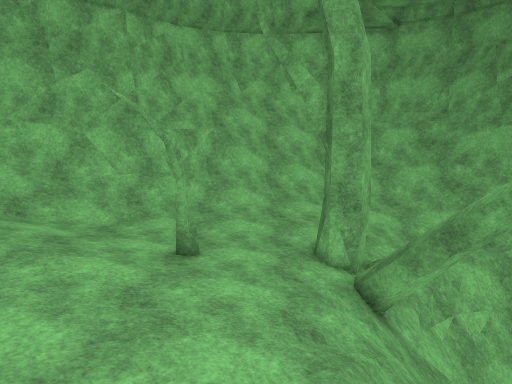
view 1 (above)

14 first-person views from a walk through a Godot game level. The camera is 1.3 m above the floor, tilts 12° down and sees 70° across. The floor is counted in squares, 0.5 m on a side. Each view is taken from the middle of a square. On the plan, view 1 faces up. The plan holds only what a view shows up to about 20 squares ahead; the rest is blank. The place goes on beyond the plan. Surface patterns are stand-ins for the level's own textures.

view 2
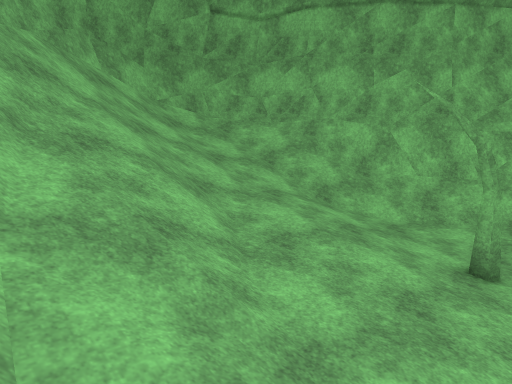

view 3
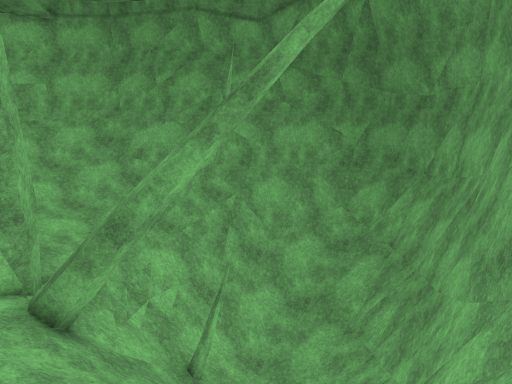

view 4
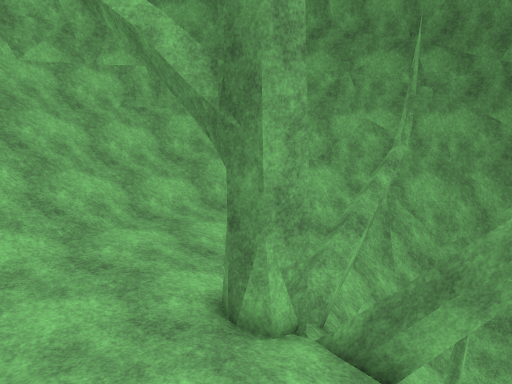

view 5
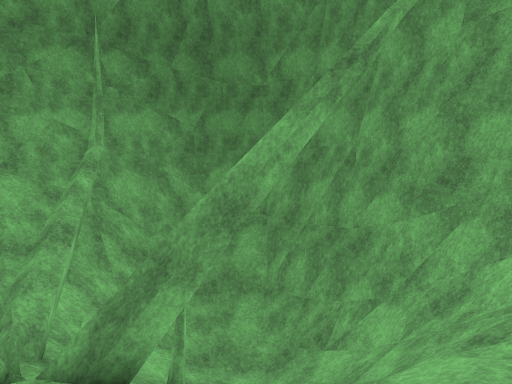

view 6
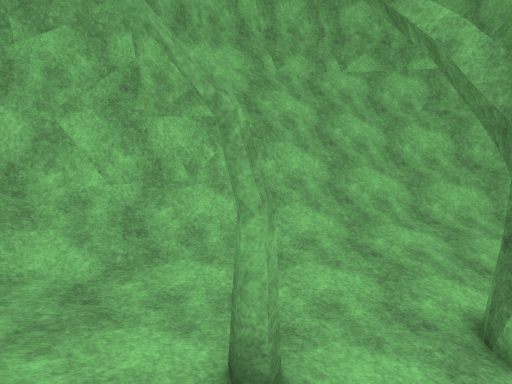

view 7
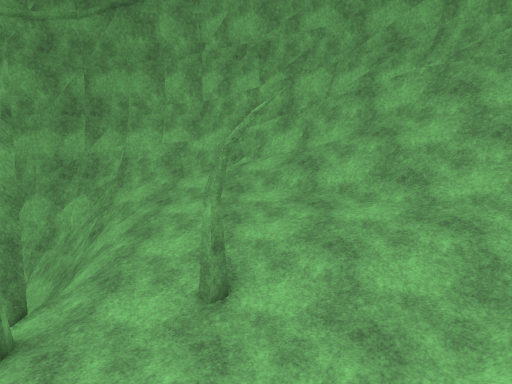

view 8
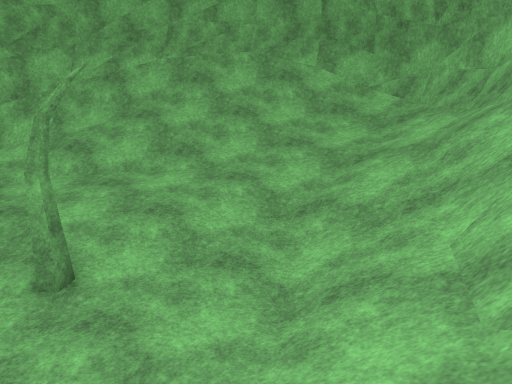

view 9
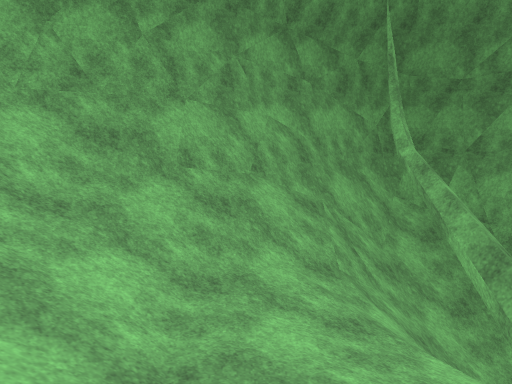

view 10
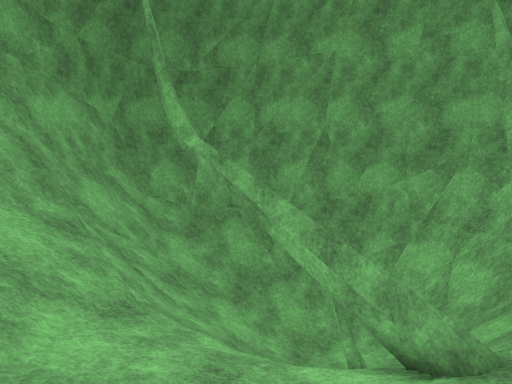

view 11
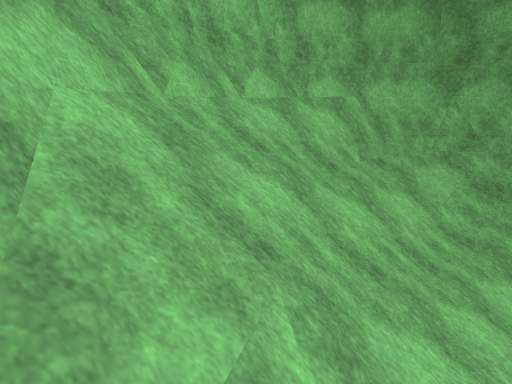

view 12
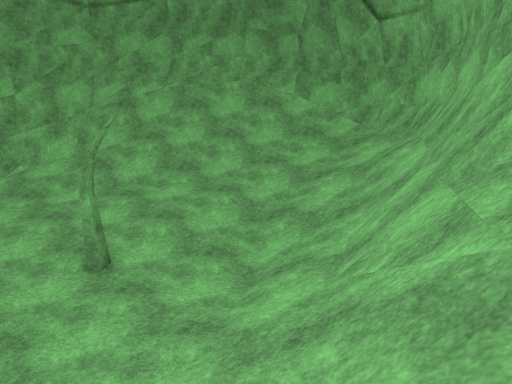

view 13
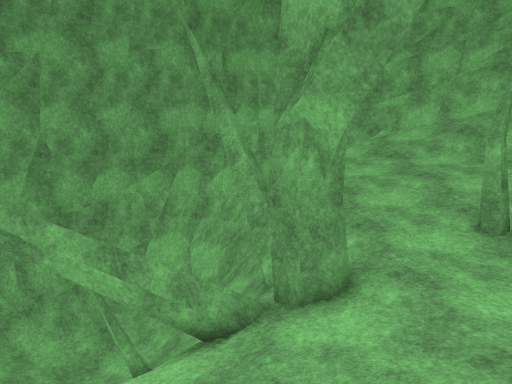

view 14
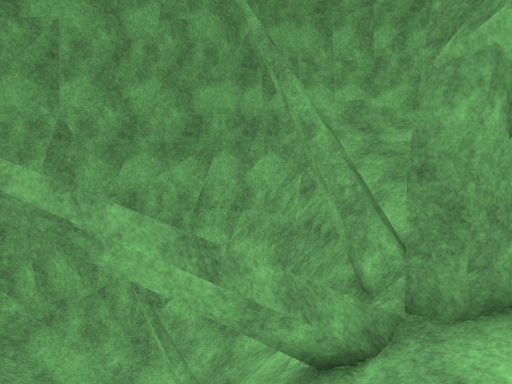

### Floor plan
Key: @ floor where view 1 was taken; # wall or solid block; . main floor; : floor 0.25 m higher than the main floor; - floor 0.25 m lower than the main floor; + floor 0.5 m higher than the main floor; _ floor 0.5 m lower than the main floor; * floor 0.75 m higher than the main floor; < floor 0.75 m lower than the main floor; % floor 1.25 m higher than the main floor; & floor 1.5 m higher than the main floor; ( floor 2.75 m lower than the main floor; / step, stairs or slope; = window, fence, low wall or low ledge; ^ raised ledge; v drop or lower ground.
Columns run from 16 left of view 1 to 19 right of it. Each row starts with its distance up from view 1.
 28                  #######
 27               #####^^^####
 26              ###^=====/#=###
 25             ##^=#///////==##
 24            ##^=/////////#=^##
 23           ##=#////////////==##
 22           #=#//////////////=^#
 21           #=////////////////=##
 20          ###/////////////////=##
 19        ###=#////////////////=&=#
 18      ###==#/////////.../////==##
 17     ##==#=#///////...---/////=^##
 16   ##=#/////////::...--///////#=##
 15  ##=#////////......--/////////=^##
 14  ##/////////.......-///////////=###
 13 ##////////:.......-_//vv///////=^##
 12 #////////:::......###//#///////==^##
 11 #////////::::.....###=v/////////#=##
 10 #///////////::#...-###//=/////////=#
  9 #///////**+::::...-=#=///(////////=#
  8 #///////**++:::::.//#=///((//////#^#
  7 #////////**++::::.//#=///(//////#=##
  6 #=////////**++:::///==///////=//=##
  5 ##/////////*++:::///#=////#==^^###
  4  ##//////////++::/// #///==######
  3  ##=//////////++:////<===####
  2   ##=//////////++///// ####
  1    ##=//////////////// ##
  0     ###=////////@////*=#
 -1       ###==##///////%=##
 -2         #####=======###
 -3             #########

Where each view was taken, in squares from view 1:
view 1: 0 up, 0 right, facing up
view 2: 0 up, 0 right, facing up-left
view 3: 0 up, 1 right, facing up-right
view 4: 7 up, 2 left, facing up-right
view 5: 7 up, 2 left, facing right
view 6: 6 up, 2 left, facing up
view 7: 18 up, 3 left, facing down
view 8: 18 up, 0 right, facing down-left
view 9: 17 up, 0 right, facing right
view 10: 18 up, 3 right, facing down-right
view 11: 18 up, 5 left, facing up-right
view 12: 21 up, 2 right, facing down-left
view 13: 19 up, 4 right, facing down
view 14: 17 up, 6 right, facing down
